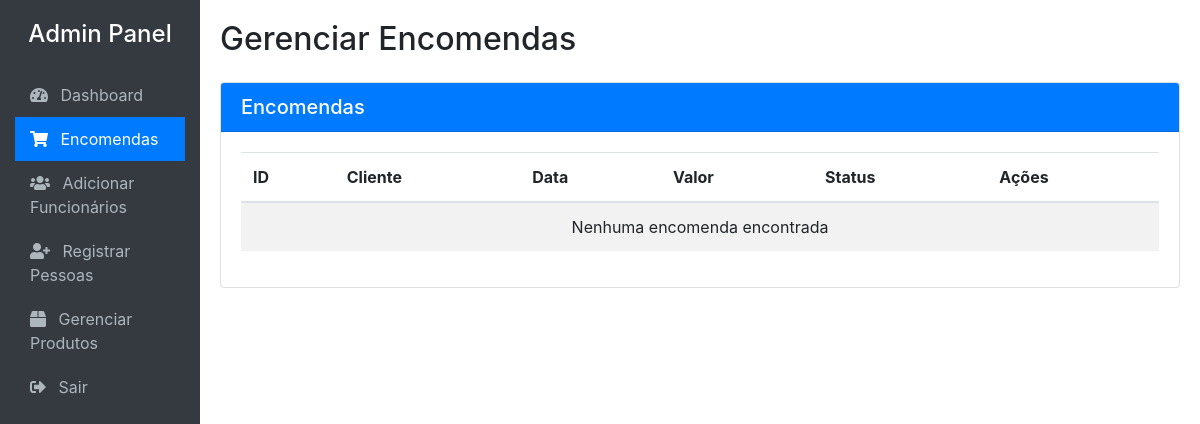
/admin/encomendas.php (signed in), run on an earlier commit of the app's database.
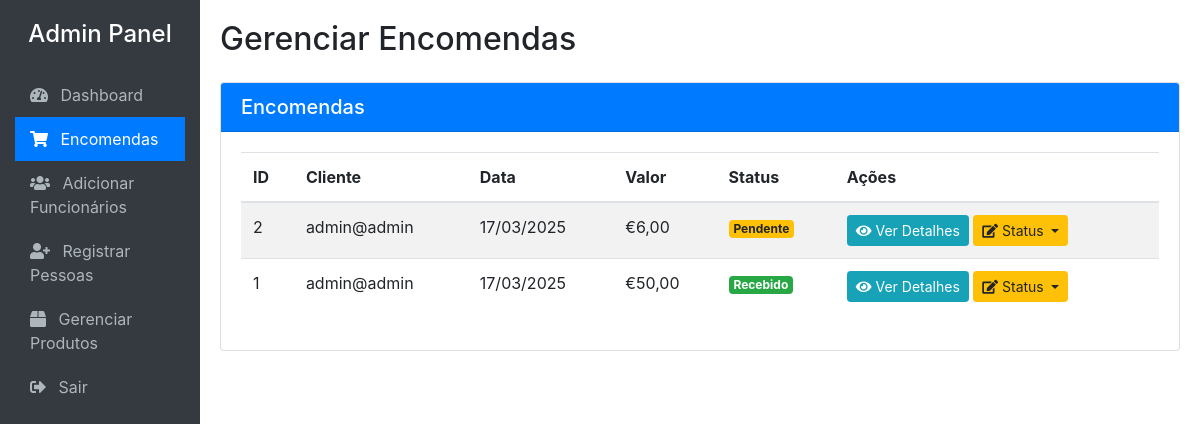
And on a later commit of the database.
### tables this page shows
CREATE TABLE IF NOT EXISTS `compras` (
  `id` int(11) NOT NULL AUTO_INCREMENT,
  `usuario_id` int(11) NOT NULL,
  `data_compra` timestamp NOT NULL DEFAULT current_timestamp(),
  `valor_compra` decimal(10,2) NOT NULL,
  `pontos_ganhos` int(11) DEFAULT 0,
  `status` enum('pendente','enviado','recebido') NOT NULL DEFAULT 'pendente',
  PRIMARY KEY (`id`),
  KEY `usuario_id` (`usuario_id`),
  CONSTRAINT `compras_ibfk_1` FOREIGN KEY (`usuario_id`) REFERENCES `usuarios` (`id`)
);

CREATE TABLE IF NOT EXISTS `usuarios` (
  `id` int(11) NOT NULL AUTO_INCREMENT,
  `nome` varchar(100) NOT NULL,
  `email` varchar(100) NOT NULL,
  `senha` varchar(255) NOT NULL,
  `nif` varchar(20) NOT NULL,
  `nome_da_empresa` varchar(100) DEFAULT NULL,
  `nif_da_empresa` varchar(20) DEFAULT NULL,
  `data_registro` timestamp NOT NULL DEFAULT current_timestamp(),
  `telefone` varchar(20) DEFAULT NULL,
  PRIMARY KEY (`id`),
  UNIQUE KEY `email` (`email`)
);

### admin/encomendas.php (the view, shortened to what the changed rows need)
<?php
require_once 'config.php';
$mostrar_detalhes = false;
?>
<!DOCTYPE html>
<html lang="pt">
<head>
    <link rel="stylesheet" href="https://stackpath.bootstrapcdn.com/bootstrap/4.5.2/css/bootstrap.min.css">
    <link rel="stylesheet" href="https://cdnjs.cloudflare.com/ajax/libs/font-awesome/5.15.1/css/all.min.css">
</head>
<body>
    <div class="container-fluid">
        <div class="row">
            <div class="col-md-10 content">
                <?php if($mostrar_detalhes): ?>
                    <div class="d-flex justify-content-between align-items-center mb-4">
                        <h2>Detalhes da Encomenda #<?php echo $compra['id']; ?></h2>
                        <a href="encomendas.php" class="btn btn-primary"><i class="fas fa-arrow-left mr-2"></i> Voltar</a>
                    </div>
                    <div class="row">
                        <div class="col-md-6">
                            <div class="card mb-4">
                                <div class="card-header bg-primary text-white">
                                    <h5 class="mb-0">Informações da Encomenda</h5>
                                </div>
                                <div class="card-body">
                                    <table class="table table-borderless">
                                        <tr>
                                            <th>ID da Encomenda:</th>
                                            <td><?php echo $compra['id']; ?></td>
                                        </tr>
                                        <tr>
                                            <th>Data da Compra:</th>
                                            <td><?php echo date('d/m/Y H:i', strtotime($compra['data_compra'])); ?></td>
                                        </tr>
                                        <tr>
                                            <th>Valor Total:</th>
                                            <td>€<?php echo number_format($compra['valor_compra'], 2, ',', '.'); ?></td>
                                        </tr>
                                        <tr>
                                            <th>Pontos Ganhos:</th>
                                            <td><?php echo $compra['pontos_ganhos']; ?></td>
                                        </tr>
                                        <tr>
                                            <th>Status Atual:</th>
                                            <td>
                                                <?php
                                                $badge_class = '';
                                                switch($compra['status']) {
                                                    case 'pendente':
                                                        $badge_class = 'badge-warning';
                                                        break;
                                                    case 'enviado':
                                                        $badge_class = 'badge-primary';
                                                        break;
                                                    case 'recebido':
                                                        $badge_class = 'badge-success';
                                                        break;
                                                }
                                                ?>
                                                <span class="badge <?php echo $badge_class; ?>"><?php echo ucfirst($compra['status']); ?></span>
                                            </td>
                                        </tr>
                                    </table>
                                    <form method="post" action="encomendas.php?compra_id=<?php echo $compra['id']; ?>">
                                        <input type="hidden" name="compra_id" value="<?php echo $compra['id']; ?>">
                                        <div class="form-group">
                                            <label for="status"><strong>Atualizar Status:</strong></label>
                                            <select name="status" id="status" class="form-control">
                                                <option value="pendente" <?php if($compra['status'] == 'pendente') echo 'selected'; ?>>Pendente</option>
                                                <option value="enviado" <?php if($compra['status'] == 'enviado') echo 'selected'; ?>>Enviado</option>
                                                <option value="recebido" <?php if($compra['status'] == 'recebido') echo 'selected'; ?>>Recebido</option>
                                            </select>
                                        </div>
                                        <button type="submit" name="update_status" class="btn btn-success">Atualizar Status</button>
                                    </form>
                                </div>
                            </div>
                        </div>
                        <div class="col-md-6">
                            <div class="card mb-4">
                                <div class="card-header bg-info text-white">
                                    <h5 class="mb-0">Informações do Cliente</h5>
                                </div>
                                <div class="card-body">
                                    <table class="table table-borderless">
                                        <tr>
                                            <th>Nome:</th>
                                            <td><?php echo $compra['nome_cliente']; ?></td>
                                        </tr>
                                        <tr>
                                            <th>Email:</th>
                                            <td><?php echo $compra['email']; ?></td>
                                        </tr>
                                        <tr>
                                            <th>Telefone:</th>
                                            <td><?php echo $compra['telefone']; ?></td>
                                        </tr>
                                    </table>
                                </div>
                            </div>
                        </div>
                    </div>
                    <div class="card">
                        <div class="card-header bg-success text-white">
                            <h5 class="mb-0">Itens da Encomenda</h5>
                        </div>
                        <div class="card-body">
                            <table class="table table-striped">
                                <thead>
                                    <tr>
                                        <th>Produto</th>
                                        <th>Imagem</th>
                                        <th>Preço Unitário</th>
                                        <th>Quantidade</th>
                                        <th>Subtotal</th>
                                    </tr>
                                </thead>
                                <tbody>
                                    <?php foreach($itens as $item): ?>
                                    <tr>
                                        <td><?php echo $item['nome_produto']; ?></td>
                                        <td>
                                            <?php if($item['imagem']): ?>
                                                <img src="<?php echo $item['imagem']; ?>" alt="<?php echo $item['nome_produto']; ?>" class="product-img">
                                            <?php else: ?>
                                                <span class="text-muted">Sem imagem</span>
                                            <?php endif; ?>
                                        </td>
                                        <td>€<?php echo number_format($item['preco_unitario'], 2, ',', '.'); ?></td>
                                        <td><?php echo $item['quantidade']; ?></td>
                                        <td>€<?php echo number_format($item['subtotal'], 2, ',', '.'); ?></td>
                                    </tr>
                                    <?php endforeach; ?>
                                </tbody>
                                <tfoot>
                                    <tr>
                                        <th colspan="4" class="text-right">Total:</th>
                                        <th>€<?php echo number_format($compra['valor_compra'], 2, ',', '.'); ?></th>
                                    </tr>
                                </tfoot>
                            </table>
                        </div>
                    </div>
                <?php else: ?>
                    <h2 class="mb-4">Gerenciar Encomendas</h2>
                    <div class="card">
                        <div class="card-body">
                            <table class="table table-striped">
                                <thead>
                                    <tr>
                                        <th>ID</th>
                                        <th>Cliente</th>
                                        <th>Data</th>
                                        <th>Valor</th>
                                        <th>Status</th>
                                        <th>Ações</th>
                                    </tr>
                                </thead>
                                <tbody>
                                    <?php
                                    $query = "SELECT c.*, u.nome as nome_cliente
                                             FROM compras c
                                             JOIN usuarios u ON c.usuario_id = u.id
                                             ORDER BY c.data_compra DESC";
                                    $result = $conn->query($query);
                                    if($result->num_rows > 0) {
                                        while($row = $result->fetch_assoc()) {
                                            $badge_class = '';
                                            switch($row['status']) {
                                                case 'pendente':
                                                    $badge_class = 'badge-warning';
                                                    break;
                                                case 'recebido':
                                                    $badge_class = 'badge-success';
                                                    break;
                                            }
                                            ?>
                                            <tr>
                                                <td><?php echo $row['id']; ?></td>
                                                <td><?php echo $row['nome_cliente']; ?></td>
                                                <td><?php echo date('d/m/Y', strtotime($row['data_compra'])); ?></td>
                                                <td>€<?php echo number_format($row['valor_compra'], 2, ',', '.'); ?></td>
                                                <td><span class="badge <?php echo $badge_class; ?>"><?php echo ucfirst($row['status']); ?></span></td>
                                                <td>
                                                    <a href="encomendas.php?compra_id=<?php echo $row['id']; ?>" class="btn btn-sm btn-info">
                                                        <i class="fas fa-eye"></i> Ver Detalhes
                                                    </a>
                                                    <div class="dropdown d-inline-block">
                                                        <button class="btn btn-sm btn-warning dropdown-toggle" type="button" id="dropdownMenuButton" data-toggle="dropdown" aria-haspopup="true" aria-expanded="false">
                                                            <i class="fas fa-edit"></i> Status
                                                        </button>
                                                    </div>
                                                </td>
                                            </tr>
                                            <?php
                                        }
                                    } else {
                                        echo '<tr><td colspan="6" class="text-center">Nenhuma encomenda encontrada</td></tr>';
                                    }
                                    ?>
                                </tbody>
                            </table>
                        </div>
                    </div>
                <?php endif; ?>
            </div>
        </div>
    </div>
</body>
</html>

What changed in the data, as far as the page shows it:
added compras: id "2", usuario.nome "admin@admin", data_compra "17/03/2025", valor_compra "6,00", status "Pendente"
added compras: id "1", usuario.nome "admin@admin", data_compra "17/03/2025", valor_compra "50,00", status "Recebido"
Also different on the page:
text no longer shown: "Nenhuma encomenda encontrada"
